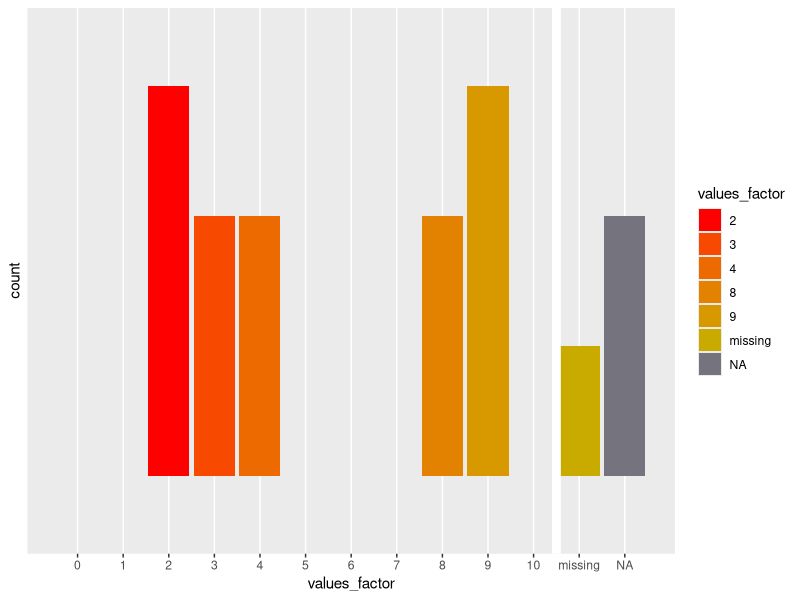
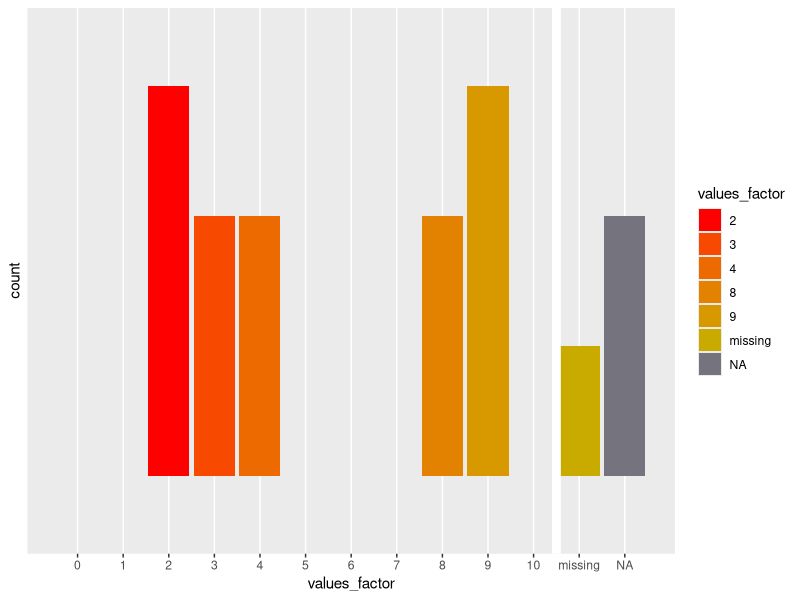

R code for these plots, in order:
library("ggplot2")


# validation
decode_and_validate<- function(vector_of_values, vector_of_possible_values, vector_of_possible_lables ){
  
  # save the origional data
  output_df <- data.frame(values_original= vector_of_values)
  
  # convert it to a factor with the right order as the vector_of_possible_lables
  # indicates. With this transformation all values not speciefied in the 
  # vector_of_possible_values are truned NA
  output_df$values_factor   <- factor(x = output_df$values_original
                                      , levels = vector_of_possible_values
                                      , labels = vector_of_possible_lables)
                                      # , ordered = TRUE)
  
  # convert to character
  output_df$values_for_math <- as.character(x = output_df$values_factor)
  # convert to numeric - everything that is not a number is turned to na so that
  # there is only a clean vector for doing math things
  suppressWarnings(
    output_df$values_for_math <- as.numeric(x = output_df$values_for_math)
    )
  return(output_df)
}


create_color_pallet <- function(vector_of_possible_values){
  # check if something says missing
  
  how_many_numbers = length(vector_of_possible_values)
  
  if (99 %in% vector_of_possible_values)
    how_many_numbers = how_many_numbers - 1
  
  plate <- scales::seq_gradient_pal("red", "green", "Lab")(seq(0,1,length.out=how_many_numbers))
  
  plate[how_many_numbers+1] <-  "#000000"
  return(plate)
}

value <- c(0,1,2,3,4,5,6,7,8,9,10,99)
label <- c('0','1','2','3','4','5','6','7','8','9','10','missing')



values = round(runif(15, min=1, max=10))
values[1] = NA
values[2] = 99
values[3] = 11

data <- decode_and_validate(vector_of_values = values, vector_of_possible_values = value, vector_of_possible_lables = label)
head(data)



# data$values_for_math <- as.character(data$values_factor)
# data$values_for_math <- as.numeric(x = data$values_for_math)
# head(data)

decode_and_validate_df = data
vector_of_possible_values = value
vector_of_possible_lables = label


do_plot <- function(decode_and_validate_df, vector_of_possible_values, vector_of_possible_lables){
  
  # make the right color pallet
  color_pallet = create_color_pallet(vector_of_possible_values)
  
  
  # calculate the scale for the y axis
  scale_y_data <- nrow(decode_and_validate_df)
  scale_y_max  <- scale_y_data + 2
  
  #calculate the limits for the xaxis
  # you can use length(vector_of_possible_values) and check again for missing or not missing
  # or you can just use the length of the color_pallet (create_color_pallet did that check before)
  # +1.5 to compensate for NA
  scale_x <- c(.5, length(color_pallet)+1.5)
  
  
  gg <- ggplot(data = decode_and_validate_df) + 
    geom_bar(aes(x = values_factor, fill = values_factor))+
    coord_cartesian(xlim = scale_x) + 
    scale_x_discrete(drop = FALSE) + 
    scale_y_discrete(limits = c(1:scale_y_max)
                     , breaks = seq(0, scale_y_data, ceiling(scale_y_data/3))
    ) + 
    scale_fill_manual(values = color_pallet , na.value="#75747E")+
    geom_vline(xintercept = 11.5
               , color    = "#FFFFFF"
               , size     = 3, linetype = "solid")
  
  
  print(gg)
  return(gg)
}





  plot <- do_plot(decode_and_validate_df = data, vector_of_possible_values = value, vector_of_possible_lables = label)
  print(plot)


decode_and_validate_df$values_factor
